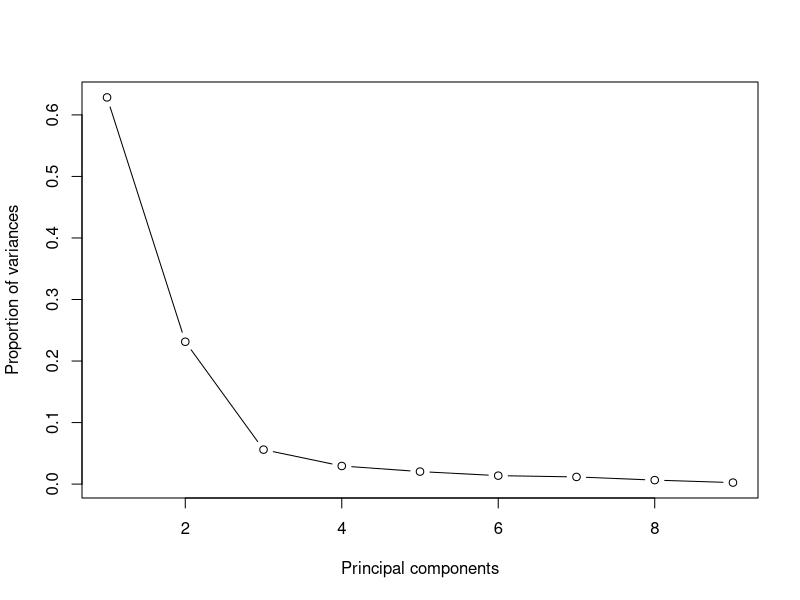

Write R code to recreate this figure.
#### This file is for an illustration of determining the number of principal components in PCA

library(ggplot2)
library(tidyr)
library(dplyr)

#################### Mtcars dataset

#### We only consider the numeric variables in mtcars
new_mtcars <- mtcars[,c(-8,-9)]

#### Determine the number of principal components
my_pca_scale <- prcomp(new_mtcars, scale = TRUE)  
#Scale = True is to standardize each predictor, which to make sure that the scale of variables will not have an effect on the output
summary(my_pca_scale)

### We obtain the proportions of variances
my_pca_var = my_pca_scale$sdev^2

my_pca_proportion = my_pca_var/ sum(my_pca_var)

### We plot the proportions of variances
plot(my_pca_proportion, type = "b", xlab = "Principal components", ylab = "Proportion of variances")
